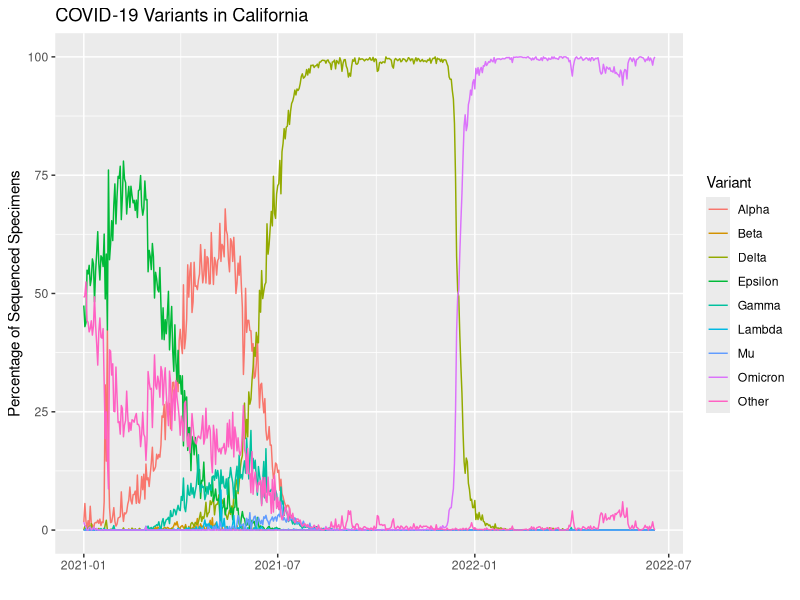
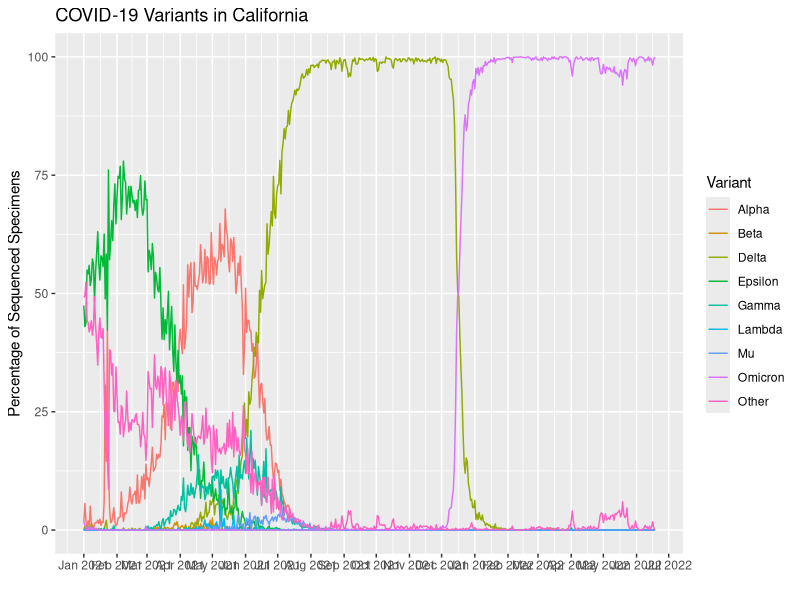
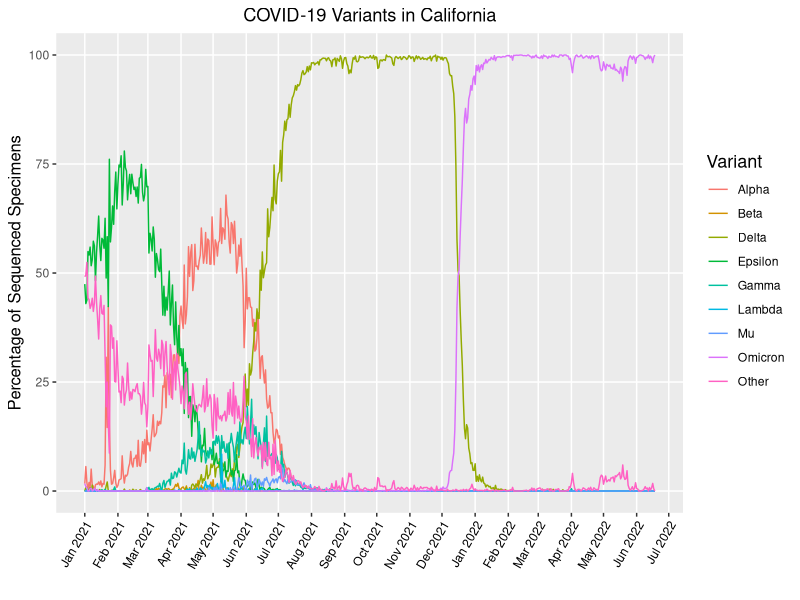
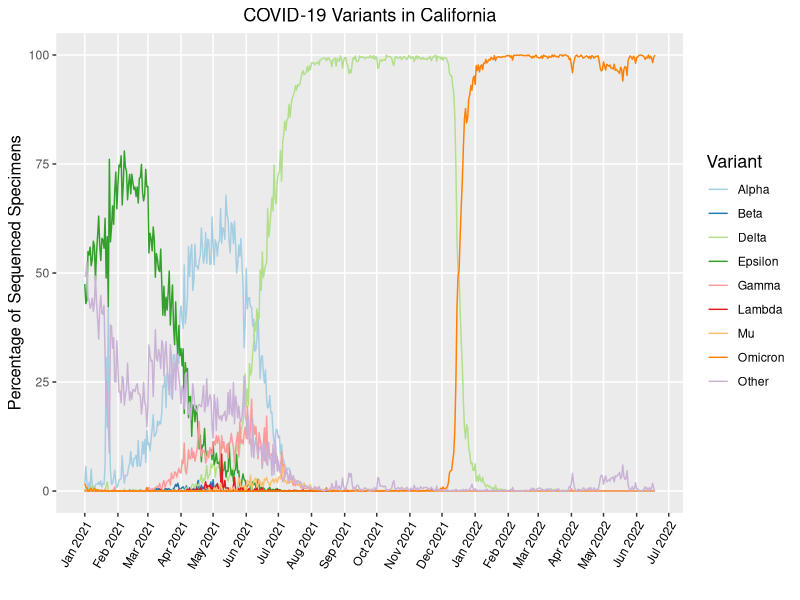

Recreate these plots in R, in order.
## ---- chunk 1
#Loading packages needed:
library(ggplot2)
library(dplyr)
library(lubridate)
library(RColorBrewer)
## ---- chunk 2
# Import COVID 19 variant data
data <- read.csv("covid19_variants.csv")
head(data)
## ---- chunk 3
#Using lubridate to specficy that the date column in dataset will use year-month-day format

data$date <- ymd(data$date)

#Remove total values from data 
clean.data <- data[data$variant_name != "Total", ]
## ---- chunk 4
#Use ggplot to make initial line graph of % of each variant over time, and modified labels. 
#Assign to variable so modifications are easier

plot <-ggplot(clean.data, aes(x=date, y=percentage, colour = variant_name)) +
  geom_line() +
  labs (x= "",
        y="Percentage of Sequenced Specimens",
        colour="Variant",
        title = "COVID-19 Variants in California")

plot
## ---- chunk 5
#Format dates using dyplr
p <- plot +
  scale_x_date(date_breaks = "1 month", date_labels =  "%b %Y")
p
## ---- chunk 6
#Start changing plot to make it look nice, edits in these to address the following in order:
#angle/ dates , remove minor axis lines, remove legend background, center title, 
#resize axis, resize ledgend text,

p1 <-p +
  theme(axis.text.x=element_text(angle=60, hjust=1, colour = "black"),
        panel.grid.minor = element_blank(),
        legend.key= element_blank(),
        plot.title = element_text(hjust = 0.5),
        axis.title = element_text(size = "12"),
        legend.title = element_text(size = "13"))
p1
## ---- chunk 7
#Finally, changing colors to be prettier using pallet from RcolorBrewer and assign final graph:)
p.final <- p1 + scale_color_brewer(palette = "Paired")
p.final
